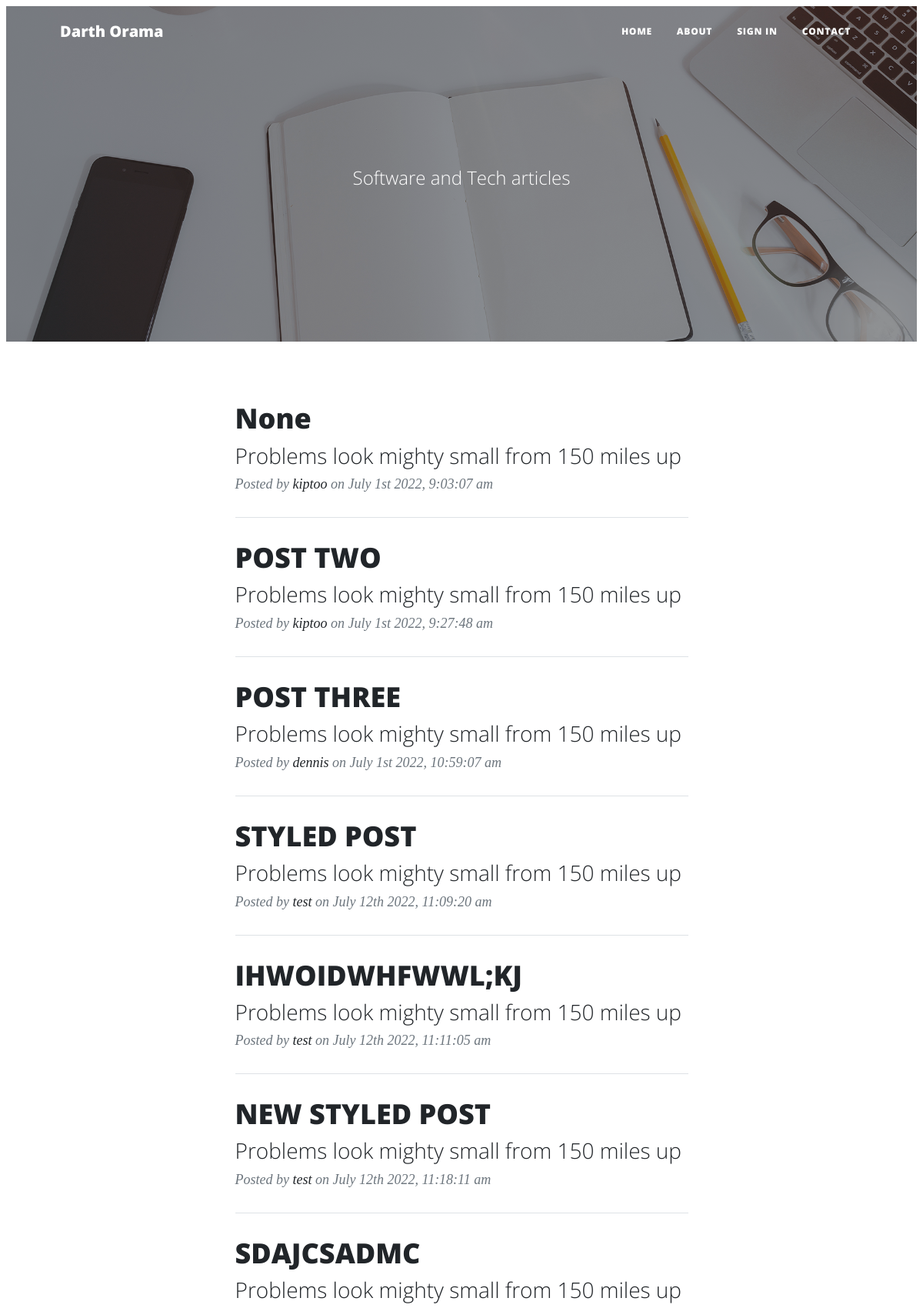
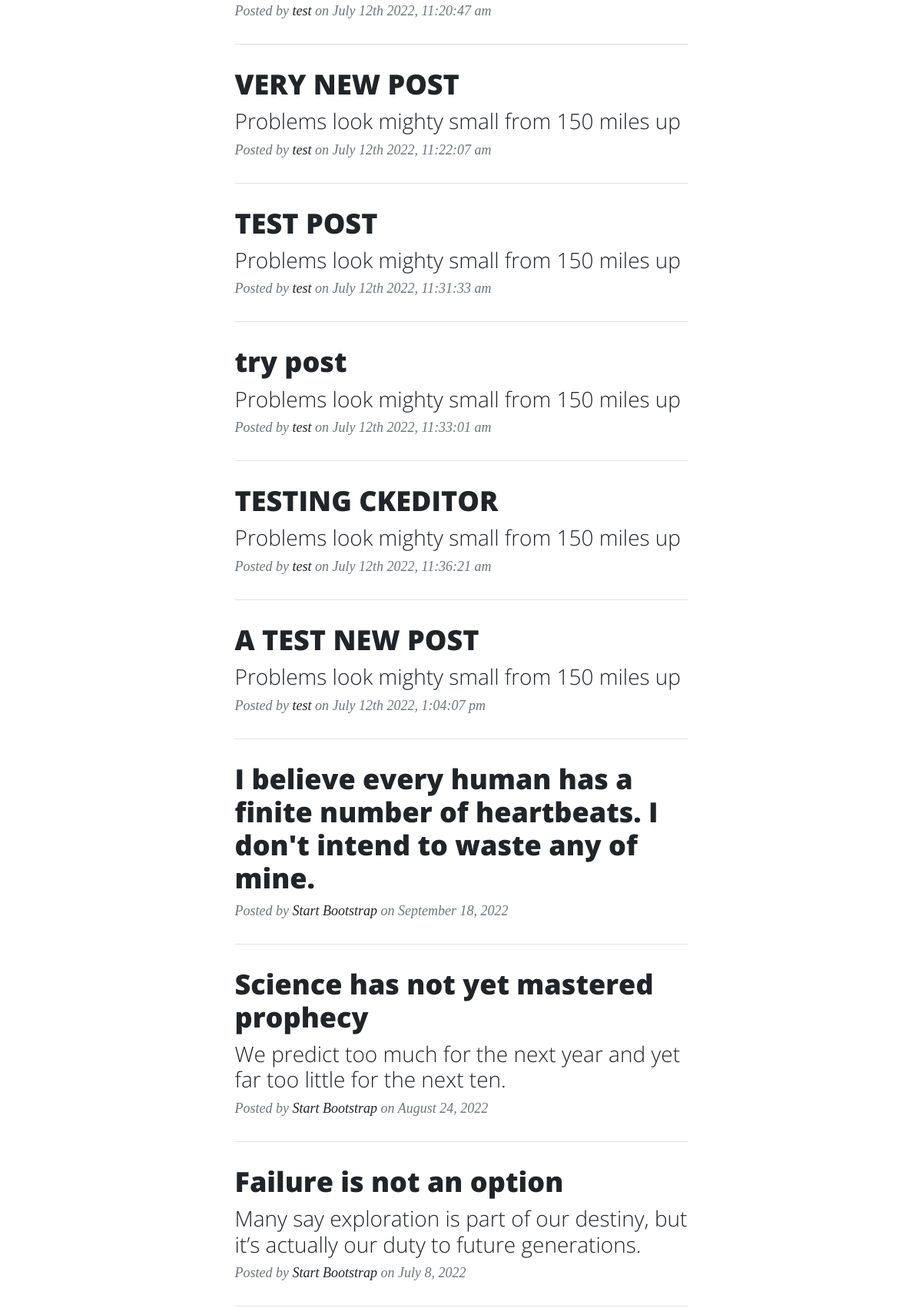
The page /home (upper part) on the database its author committed (2 pictures, top to bottom).
### app/models.py (models this page shows, shortened)
class Post(db.Model):
    id = db.Column(db.Integer, primary_key=True)
    title = db.Column(db.String(140))
    sub_title = db.Column(db.String(140))
    body = db.Column(db.String(256))
    timestamp = db.Column(db.DateTime, index=True, default=datetime.utcnow)
    user_id = db.Column(db.Integer, db.ForeignKey('user.id'))

class User(UserMixin, db.Model):
    id = db.Column(db.Integer, primary_key=True)
    username = db.Column(db.String(64), index=True, unique=True)
    email = db.Column(db.String(120), index=True, unique=True)
    bio = db.Column(db.String(256))
    password_hash = db.Column(db.String(128))
    posts = db.relationship('Post',backref='user', lazy='dynamic')

### app/routes.py (the view)
@app.route('/')
@app.route('/home')
def home():
    posts = Post.query.all()
    return render_template('home.html', posts=posts)

### app/templates/home.html (shortened to what this page needs)
<!DOCTYPE html>
<html lang="en">
    <head>
        <link rel="stylesheet" type="text/css" href="{{ url_for('static', filename='styles.css') }}">
    </head>
    <body>
        <nav class="navbar navbar-expand-lg navbar-light" id="mainNav">
            <div class="container px-4 px-lg-5">
                <a class="navbar-brand" href="index.html">Darth Orama</a>
                <div class="collapse navbar-collapse" id="navbarResponsive">
                    <ul class="navbar-nav ms-auto py-4 py-lg-0">
                        <li class="nav-item"><a class="nav-link px-lg-3 py-3 py-lg-4" href="index.html">Home</a></li>
                        <li class="nav-item"><a class="nav-link px-lg-3 py-3 py-lg-4" href="about.html">About</a></li>
                        {% if current_user.is_anonymous %}
                        <li class="nav-item"><a class="nav-link px-lg-3 py-3 py-lg-4" href="{{url_for('login')}}">Sign In</a></li>
                        {% else %}
                        <li class="nav-item"><a class="nav-link px-lg-3 py-3 py-lg-4" href="{{url_for('logout')}}">Sign Out</a></li>
                        {% endif %}
                        <li class="nav-item"><a class="nav-link px-lg-3 py-3 py-lg-4" href="contact.html">Contact</a></li>
                    </ul>
                </div>
            </div>
        </nav>
        <header class="masthead" style="background-image: url('static/home-bg.jpg')">
            <div class="container position-relative px-4 px-lg-5">
                <div class="row gx-4 gx-lg-5 justify-content-center">
                    <div class="col-md-10 col-lg-8 col-xl-7">
                        <div class="site-heading">
                            <span class="subheading">Software and Tech articles </span>
                        </div>
                    </div>
                </div>
            </div>
        </header>
        <div class="container px-4 px-lg-5">
            <div class="row gx-4 gx-lg-5 justify-content-center">
                <div class="col-md-10 col-lg-8 col-xl-7">
                    {% for post in posts %}
                    {% if post %}
                    <div class="post-preview">
                        <a href="post.html">
                            <h2 class="post-title">{{ post.title }}</h2>
                            <h3 class="post-subtitle">Problems look mighty small from 150 miles up</h3>
                        </a>
                        <p class="post-meta">
                            Posted by
                            <a href="#!">{{post.user.username}}</a>
                            on {{ moment(post.timestamp).format('MMMM Do YYYY, h:mm:ss a') }}
                        </p>
                    </div>
                    <hr class="my-4" />
                    {%endif%}
                    {%endfor%}
                    <div class="post-preview">
                        <a href="post.html"><h2 class="post-title">I believe every human has a finite number of heartbeats. I don't intend to waste any of mine.</h2></a>
                        <p class="post-meta">
                            Posted by
                            <a href="#!">Start Bootstrap</a>
                            on September 18, 2022
                        </p>
                    </div>
                    <hr class="my-4" />
                    <div class="post-preview">
                        <a href="post.html">
                            <h2 class="post-title">Science has not yet mastered prophecy</h2>
                            <h3 class="post-subtitle">We predict too much for the next year and yet far too little for the next ten.</h3>
                        </a>
                        <p class="post-meta">
                            Posted by
                            <a href="#!">Start Bootstrap</a>
                            on August 24, 2022
                        </p>
                    </div>
                    <hr class="my-4" />
                    <div class="post-preview">
                        <a href="post.html">
                            <h2 class="post-title">Failure is not an option</h2>
                            <h3 class="post-subtitle">Many say exploration is part of our destiny, but it’s actually our duty to future generations.</h3>
                        </a>
                        <p class="post-meta">
                            Posted by
                            <a href="#!">Start Bootstrap</a>
                            on July 8, 2022
                        </p>
                    </div>
                </div>
            </div>
        </div>
    </body>
</html>

### rows shown on the page
Post: title "None", user.username "kiptoo", timestamp "July 1st 2022, 9:03:07 am"
Post: title "POST TWO", user.username "kiptoo", timestamp "July 1st 2022, 9:27:48 am"
Post: title "POST THREE", user.username "dennis", timestamp "July 1st 2022, 10:59:07 am"
Post: title "STYLED POST", user.username "test", timestamp "July 12th 2022, 11:09:20 am"
Post: title "IHWOIDWHFWWL;KJ", user.username "test", timestamp "July 12th 2022, 11:11:05 am"
Post: title "NEW STYLED POST", user.username "test", timestamp "July 12th 2022, 11:18:11 am"
Post: title "SDAJCSADMC", user.username "test", timestamp "July 12th 2022, 11:20:47 am"
Post: title "VERY NEW POST", user.username "test", timestamp "July 12th 2022, 11:22:07 am"
Post: title "TEST POST", user.username "test", timestamp "July 12th 2022, 11:31:33 am"
Post: title "try post", user.username "test", timestamp "July 12th 2022, 11:33:01 am"
Post: title "TESTING CKEDITOR", user.username "test", timestamp "July 12th 2022, 11:36:21 am"
Post: title "A TEST NEW POST", user.username "test", timestamp "July 12th 2022, 1:04:07 pm"
